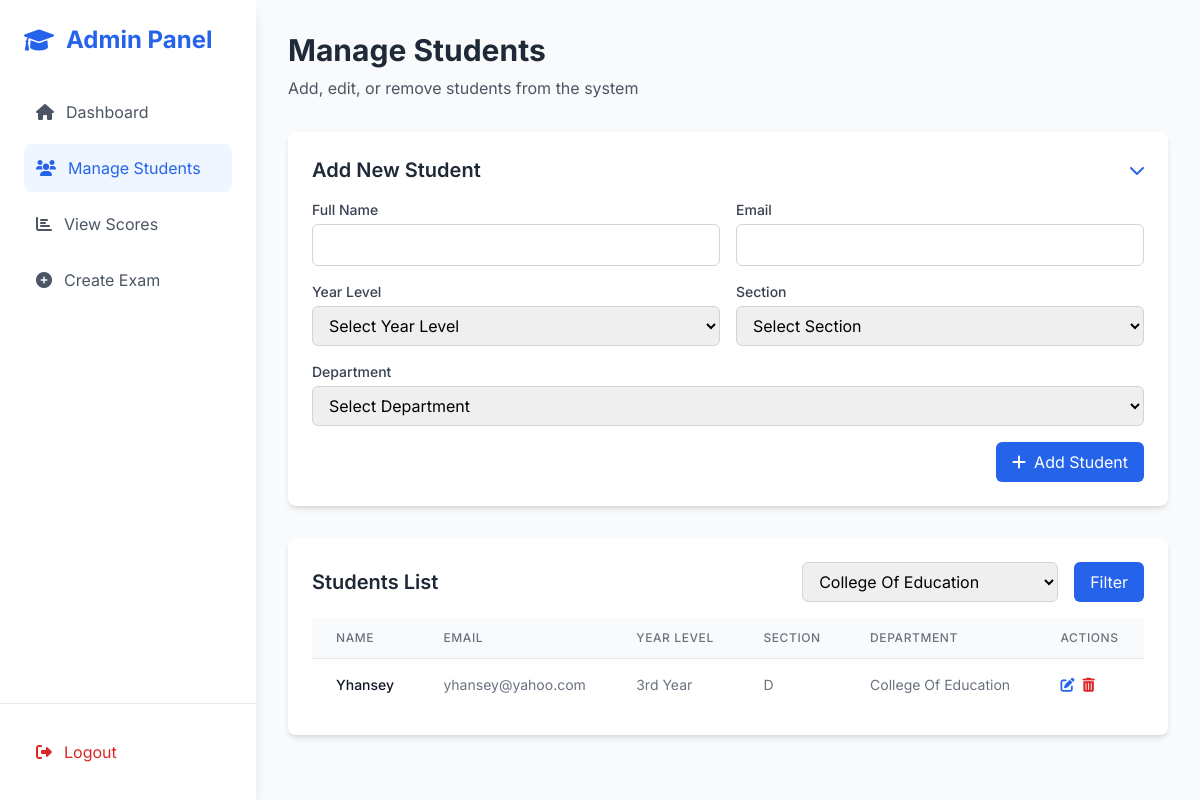
Page /admin-1/manage_students.php?filter_department=College Of Education (signed in) on the committed database.
### tables this page shows
CREATE TABLE `students` (
  `id` int(11) NOT NULL,
  `full_name` varchar(100) NOT NULL,
  `email` varchar(100) NOT NULL,
  `password` varchar(255) NOT NULL,
  `year_level` enum('1st Year','2nd Year','3rd Year','4th Year') NOT NULL,
  `section` enum('A','B','C','D','E') NOT NULL,
  `registration_date` timestamp NOT NULL DEFAULT current_timestamp(),
  `department` varchar(255) NOT NULL DEFAULT ''
);

### admin-1/manage_students.php (the view, shortened to what this page needs)
<?php
include '../includes/db_connection.php';
$departments = [
    'College of Engineering',
    'College of Technology',
    'Bachelor of Science in Information Technology',
    'College Of Education',
    'College of Agriculture'
];
$filter_department = $_GET['filter_department'] ?? 'all';
$students = [];
if ($filter_department && $filter_department !== 'all') {
    $stmt = $conn->prepare("SELECT * FROM students WHERE department = ? ORDER BY full_name ASC");
    $stmt->bind_param("s", $filter_department);
} else {
    $stmt = $conn->prepare("SELECT * FROM students ORDER BY full_name ASC");
}
$stmt->execute();
$result = $stmt->get_result();
while ($row = $result->fetch_assoc()) {
    $students[] = $row;
}
?>
<!DOCTYPE html>
<html lang="en">
<head>
    <script src="https://cdn.tailwindcss.com"></script>
    <link href="https://cdnjs.cloudflare.com/ajax/libs/font-awesome/6.0.0/css/all.min.css" rel="stylesheet">
</head>
<body class="bg-gray-50">
    <div class="flex h-screen">
        <div id="mobileMenu" class="mobile-menu fixed lg:static w-64 bg-white shadow-lg flex flex-col h-full z-50">
            <div class="p-6 flex-1">
                <div class="flex items-center space-x-3 mb-8">
                    <i class="fas fa-graduation-cap text-2xl text-blue-600"></i>
                    <h2 class="text-2xl font-bold text-blue-600">Admin Panel</h2>
                </div>
                <nav class="space-y-2">
                    <a href="admin_dashboard.php" class="sidebar-item flex items-center space-x-3 text-gray-600 hover:bg-blue-50 hover:text-blue-600 p-3 rounded-lg">
                        <i class="fas fa-home"></i>
                        <span>Dashboard</span>
                    </a>
                    <a href="manage_students.php" class="sidebar-item flex items-center space-x-3 text-blue-600 bg-blue-50 p-3 rounded-lg">
                        <i class="fas fa-users"></i>
                        <span>Manage Students</span>
                    </a>
                    <a href="view_scores.php" class="sidebar-item flex items-center space-x-3 text-gray-600 hover:bg-blue-50 hover:text-blue-600 p-3 rounded-lg">
                        <i class="fas fa-chart-bar"></i>
                        <span>View Scores</span>
                    </a>
                    <a href="create_exam.php" class="sidebar-item flex items-center space-x-3 text-gray-600 hover:bg-blue-50 hover:text-blue-600 p-3 rounded-lg">
                        <i class="fas fa-plus-circle"></i>
                        <span>Create Exam</span>
                    </a>
                </nav>
            </div>
            <div class="p-6 border-t border-gray-200">
                <a href="../logout.php" class="sidebar-item flex items-center space-x-3 text-red-600 hover:bg-red-50 p-3 rounded-lg">
                    <i class="fas fa-sign-out-alt"></i>
                    <span>Logout</span>
                </a>
            </div>
        </div>
        <div class="flex-1 overflow-y-auto">
            <div class="p-4 lg:p-8">
                <div class="mb-8">
                    <h1 class="text-2xl lg:text-3xl font-bold text-gray-800">Manage Students</h1>
                    <p class="text-gray-600 mt-2">Add, edit, or remove students from the system</p>
                </div>
                <div class="bg-white rounded-lg shadow-md p-4 lg:p-6 mb-8">
                    <div class="flex items-center justify-between mb-4">
                        <h2 class="text-lg lg:text-xl font-semibold text-gray-800">Add New Student</h2>
                        <button onclick="toggleStudentForm()" class="text-blue-600 hover:text-blue-800">
                            <i class="fas fa-chevron-down"></i>
                        </button>
                    </div>
                    <form method="POST" class="space-y-4" id="studentForm">
                        <div class="grid grid-cols-1 md:grid-cols-2 gap-4">
                            <div>
                                <label class="block text-sm font-medium text-gray-700 mb-1">Full Name</label>
                                <input type="text" name="full_name" required
                                    class="w-full px-3 py-2 border border-gray-300 rounded-md focus:outline-none focus:ring-2 focus:ring-blue-500 focus:border-transparent">
                            </div>
                            <div>
                                <label class="block text-sm font-medium text-gray-700 mb-1">Email</label>
                                <input type="email" name="email" required
                                    class="w-full px-3 py-2 border border-gray-300 rounded-md focus:outline-none focus:ring-2 focus:ring-blue-500 focus:border-transparent">
                            </div>
                            <div>
                                <label class="block text-sm font-medium text-gray-700 mb-1">Year Level</label>
                                <select name="year_level" required
                                    class="w-full px-3 py-2 border border-gray-300 rounded-md focus:outline-none focus:ring-2 focus:ring-blue-500 focus:border-transparent">
                                    <option value="">Select Year Level</option>
                                </select>
                            </div>
                            <div>
                                <label class="block text-sm font-medium text-gray-700 mb-1">Section</label>
                                <select name="section" required
                                    class="w-full px-3 py-2 border border-gray-300 rounded-md focus:outline-none focus:ring-2 focus:ring-blue-500 focus:border-transparent">
                                    <option value="">Select Section</option>
                                </select>
                            </div>
                            <div class="md:col-span-2">
                                <label class="block text-sm font-medium text-gray-700 mb-1">Department</label>
                                <select name="department" required
                                    class="w-full px-3 py-2 border border-gray-300 rounded-md focus:outline-none focus:ring-2 focus:ring-blue-500 focus:border-transparent">
                                    <option value="">Select Department</option>
                                </select>
                            </div>
                        </div>
                        <div class="flex justify-end">
                            <button type="submit" name="add_student"
                                class="px-4 py-2 bg-blue-600 text-white rounded-md hover:bg-blue-700 focus:outline-none focus:ring-2 focus:ring-blue-500 focus:ring-offset-2 transition-colors duration-200">
                                <i class="fas fa-plus mr-2"></i>Add Student
                            </button>
                        </div>
                    </form>
                </div>
                <div class="bg-white rounded-lg shadow-md p-4 lg:p-6">
                    <div class="flex flex-col lg:flex-row justify-between items-start lg:items-center mb-4">
                        <h2 class="text-lg lg:text-xl font-semibold text-gray-800 mb-4 lg:mb-0">Students List</h2>
                        <div class="w-full lg:w-auto">
                            <form method="GET" class="flex flex-col lg:flex-row gap-4">
                                <select name="filter_department" class="w-full lg:w-64 px-3 py-2 border border-gray-300 rounded-md focus:outline-none focus:ring-2 focus:ring-blue-500 focus:border-transparent">
                                    <?php foreach ($departments as $dept): ?>
                                        <option value="<?php echo htmlspecialchars($dept); ?>" <?php echo ($filter_department === $dept) ? 'selected' : ''; ?>>
                                            <?php echo htmlspecialchars($dept); ?>
                                        </option>
                                    <?php endforeach; ?>
                                </select>
                                <button type="submit" class="w-full lg:w-auto px-4 py-2 bg-blue-600 text-white rounded-md hover:bg-blue-700 focus:outline-none focus:ring-2 focus:ring-blue-500 focus:ring-offset-2 transition-colors duration-200">
                                    Filter
                                </button>
                            </form>
                        </div>
                    </div>
                    <div class="overflow-x-auto">
                        <table class="min-w-full divide-y divide-gray-200">
                            <thead class="bg-gray-50">
                                <tr>
                                    <th class="px-4 lg:px-6 py-3 text-left text-xs font-medium text-gray-500 uppercase tracking-wider">Name</th>
                                    <th class="px-4 lg:px-6 py-3 text-left text-xs font-medium text-gray-500 uppercase tracking-wider">Email</th>
                                    <th class="px-4 lg:px-6 py-3 text-left text-xs font-medium text-gray-500 uppercase tracking-wider">Year Level</th>
                                    <th class="px-4 lg:px-6 py-3 text-left text-xs font-medium text-gray-500 uppercase tracking-wider">Section</th>
                                    <th class="px-4 lg:px-6 py-3 text-left text-xs font-medium text-gray-500 uppercase tracking-wider">Department</th>
                                    <th class="px-4 lg:px-6 py-3 text-left text-xs font-medium text-gray-500 uppercase tracking-wider">Actions</th>
                                </tr>
                            </thead>
                            <tbody class="bg-white divide-y divide-gray-200">
                                <?php foreach ($students as $student): ?>
                                    <tr>
                                        <td class="px-4 lg:px-6 py-4 whitespace-nowrap">
                                            <div class="text-sm font-medium text-gray-900"><?php echo htmlspecialchars($student['full_name']); ?></div>
                                        </td>
                                        <td class="px-4 lg:px-6 py-4 whitespace-nowrap">
                                            <div class="text-sm text-gray-500"><?php echo htmlspecialchars($student['email']); ?></div>
                                        </td>
                                        <td class="px-4 lg:px-6 py-4 whitespace-nowrap">
                                            <div class="text-sm text-gray-500"><?php echo htmlspecialchars($student['year_level']); ?></div>
                                        </td>
                                        <td class="px-4 lg:px-6 py-4 whitespace-nowrap">
                                            <div class="text-sm text-gray-500"><?php echo htmlspecialchars($student['section']); ?></div>
                                        </td>
                                        <td class="px-4 lg:px-6 py-4 whitespace-nowrap">
                                            <div class="text-sm text-gray-500"><?php echo htmlspecialchars($student['department']); ?></div>
                                        </td>
                                        <td class="px-4 lg:px-6 py-4 whitespace-nowrap text-sm font-medium">
                                            <div class="flex space-x-2">
                                                <button onclick="openEditModal(<?php echo htmlspecialchars(json_encode($student)); ?>)"
                                                    class="text-blue-600 hover:text-blue-900">
                                                    <i class="fas fa-edit"></i>
                                                </button>
                                                <form method="POST" class="inline" onsubmit="return confirm('Are you sure you want to delete this student?');">
                                                    <button type="submit" class="text-red-600 hover:text-red-900">
                                                        <i class="fas fa-trash-alt"></i>
                                                    </button>
                                                </form>
                                            </div>
                                        </td>
                                    </tr>
                                <?php endforeach; ?>
                            </tbody>
                        </table>
                    </div>
                </div>
            </div>
        </div>
    </div>
</body>
</html>

### admin-1/manage_students.php (style rules this page uses)
body { font-family: 'Inter', sans-serif; }
.sidebar-item { transition: all 0.3s ease; }

### rows in the picture
students: full_name "Yhansey", email "yhansey@yahoo.com", year_level "3rd Year", section "D", department "College Of Education"

### other values in the picture
form field filter_department "College Of Education"
